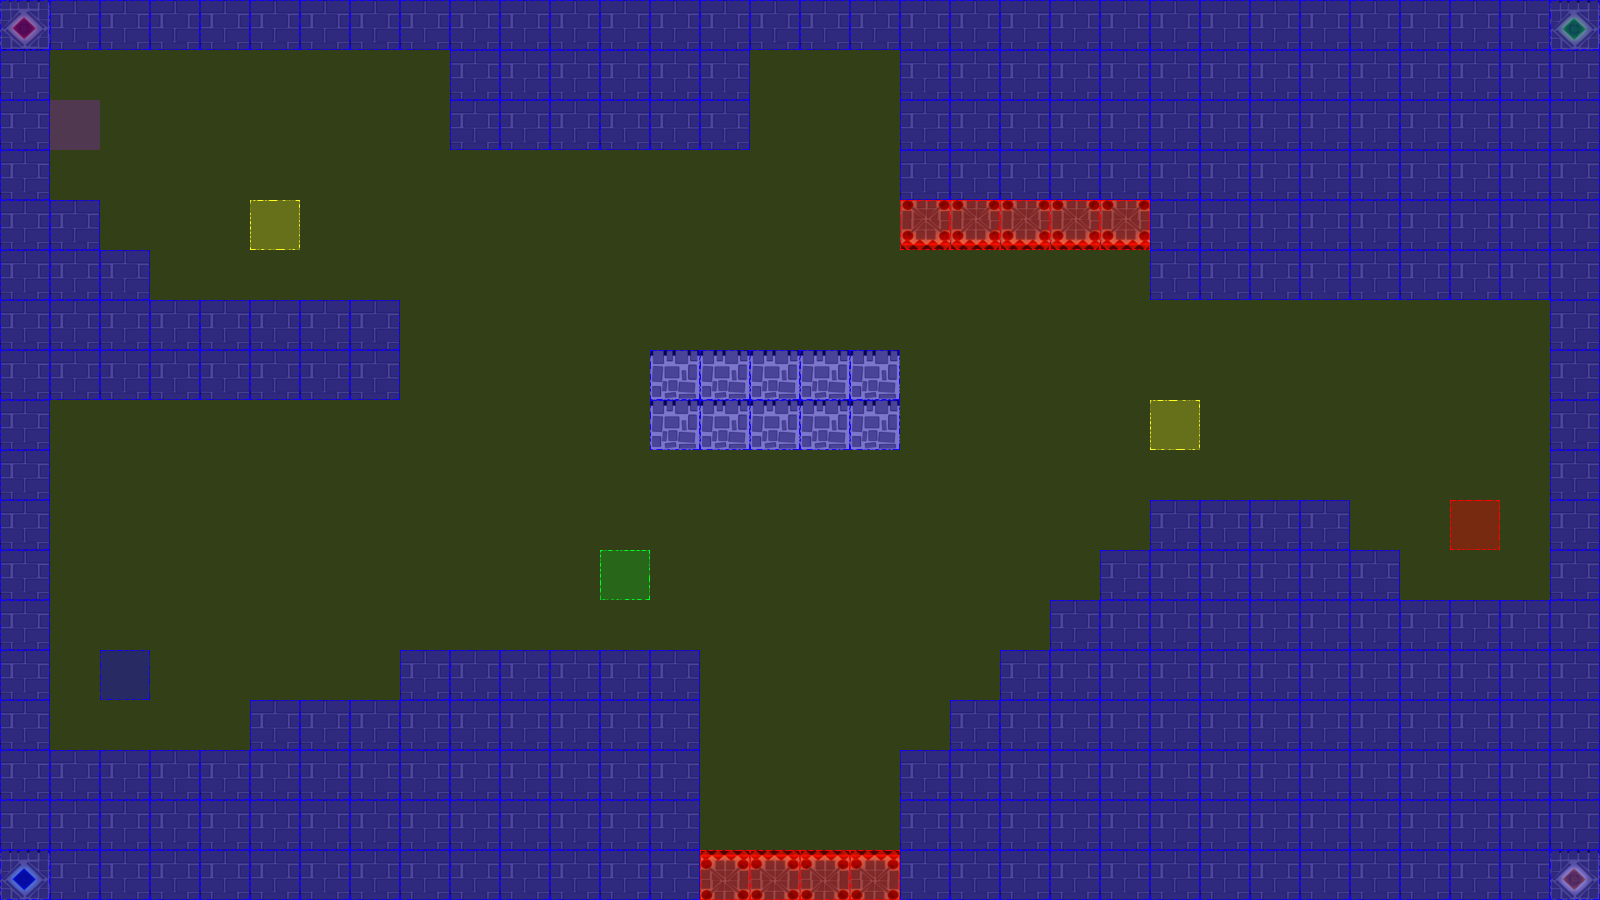

Tiled map render using the project's own tile images. Description and the map definition, with tile-layer contents summarised, below:
An orthogonal 32x18 tile map with 50x50 px tiles, 3 tile layers (terrain, collision, event), 2 tilesets.

<map version="1.0" orientation="orthogonal" renderorder="left-up" width="32" height="18" tilewidth="50" tileheight="50" nextobjectid="3">
 <tileset firstgid="1" name="castleTile" tilewidth="50" tileheight="50" tilecount="36" columns="6">
  <image source="tiles/castleTile.png" width="300" height="300" />
 </tileset>
 <tileset firstgid="37" name="collisionTile" tilewidth="50" tileheight="50" tilecount="12" columns="3">
  <image source="tiles/collisionTile.png" width="150" height="200" />
 </tileset>
 <layer name="terrain" width="32" height="18">
  <data>[576 cells, 305 non-empty, 8 distinct tile ids]</data>
 </layer>
 <layer name="collision" width="32" height="18">
  <data>[576 cells, 576 non-empty, 3 distinct tile ids]</data>
 </layer>
 <layer name="event" width="32" height="18">
  <data>[576 cells, 6 non-empty, 5 distinct tile ids]</data>
 </layer>
</map>
